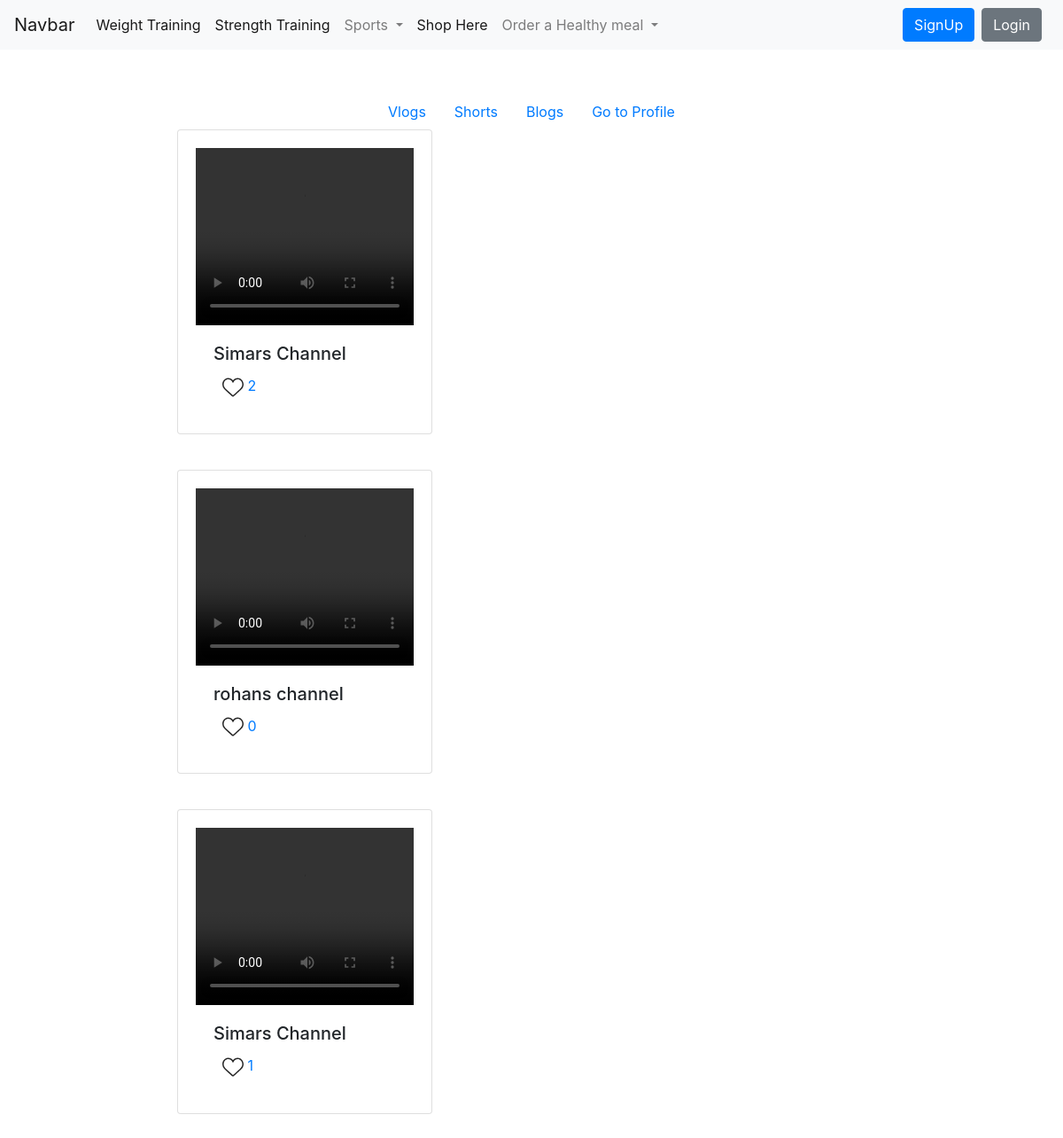
The page / on the database its author committed.
### app/models.py (models this page shows)
class VlogPost(models.Model):
    user = models.ForeignKey(User,on_delete=models.CASCADE)
    vlog = models.FileField(upload_to='vlogpost')
    likes = models.ManyToManyField(User, related_name='likess', blank=True)
    member = models.ManyToManyField(User, related_name='family', blank=True)
    mediastram = models.CharField(max_length=50)
    description = models.TextField()

### app/views.py (the view)
# urls.py: path('',views.index,name="index"),
def index(request):
    vlogpost = VlogPost.objects.all()
    return render(request,'index.html',{'vlogpost':vlogpost})

### app/templates/index.html (shortened to what this page needs)
<!DOCTYPE html>
<html lang="en">
<head>
     <link rel="stylesheet" href="https://cdn.jsdelivr.net/npm/bootstrap@4.6.2/dist/css/bootstrap.min.css">
</head>
<body>
<nav class="navbar navbar-expand-lg navbar-light bg-light">
  <a class="navbar-brand" href="#">Navbar</a>
  <div class="collapse navbar-collapse" id="navbarSupportedContent">
    <ul class="navbar-nav mr-auto">
      <li class="nav-item active">
        <a class="nav-link" href="/weightrainning">Weight Training <span class="sr-only">(current)</span></a>
      </li>
        <li class="nav-item active">
        <a class="nav-link" href="#">Strength Training <span class="sr-only">(current)</span></a>
      </li>
      <li class="nav-item dropdown">
        <a class="nav-link dropdown-toggle" href="#" role="button" data-toggle="dropdown" aria-expanded="false">
          Sports
        </a>
      </li>
           <li class="nav-item active">
        <a class="nav-link" href="#">Shop Here<span class="sr-only">(current)</span></a>
      </li>
        <li class="nav-item dropdown">
        <a class="nav-link dropdown-toggle" href="#" role="button" data-toggle="dropdown" aria-expanded="false">
          Order a Healthy meal
        </a>
      </li>
    </ul>
  </div>
   {% if user.is_authenticated %}
     <a href="/logout"> <button type="button" class="btn btn-primary  mr-2">Logout</button></a>
  {% else %}
  <a href="/signup"> <button type="button" class="btn btn-primary  mr-2">SignUp</button></a>
  <a href="/loggedin"><button type="button" class="btn btn-secondary mr-2">Login</button></a>
  {% endif %}
</nav>
<ul class="nav justify-content-center" style="padding-top:50px">
  <li class="nav-item">
    <a class="nav-link active" href="/">Vlogs</a>
  </li>
 <li class="nav-item">
    <a class="nav-link active" href="/shorts">Shorts</a>
  </li>
  <li class="nav-item">
    <a class="nav-link active" href="/">Blogs</a>
  </li>
   <li class="nav-item">
    <a class="nav-link active" href="/profile">Go to Profile</a>
  </li>
</ul>
{% for x in vlogpost %}
<div class="card" style="width: 18rem;">
  <a href="/viewvlogs/{{x.id}}"> <video class="embed-responsive embed-responsive-16by9" controls="controls"  width="200" height="200" >
      <source src="{{x.vlogpost.url}}" type="video/mp4" /></video></a>
  <div class="card-body">
    <h5 class="card-title">{{x.mediastram}}</h5>
<a href="/like/{{x.id}}" id="like">
    {{x.likes.count}}
              </a>
  </div>
</div>
{% endfor %}
</body>
</html>

### app/templates/index.html (style rules this page uses)
.card { display: block; padding: 20px; margin-bottom: 40px; margin-left: 200px; text-align: justify; display: flex; justify-content: center; }
#like { padding: 10px; }

### rows shown on the page
VlogPost: mediastram "Simars Channel", likes.count "2"
VlogPost: mediastram "rohans channel", likes.count "0"
VlogPost: mediastram "Simars Channel", likes.count "1"
